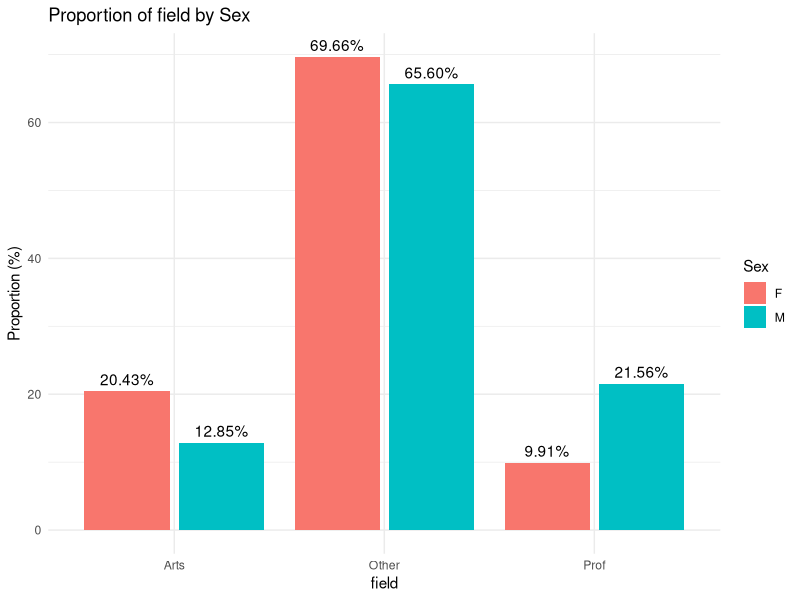
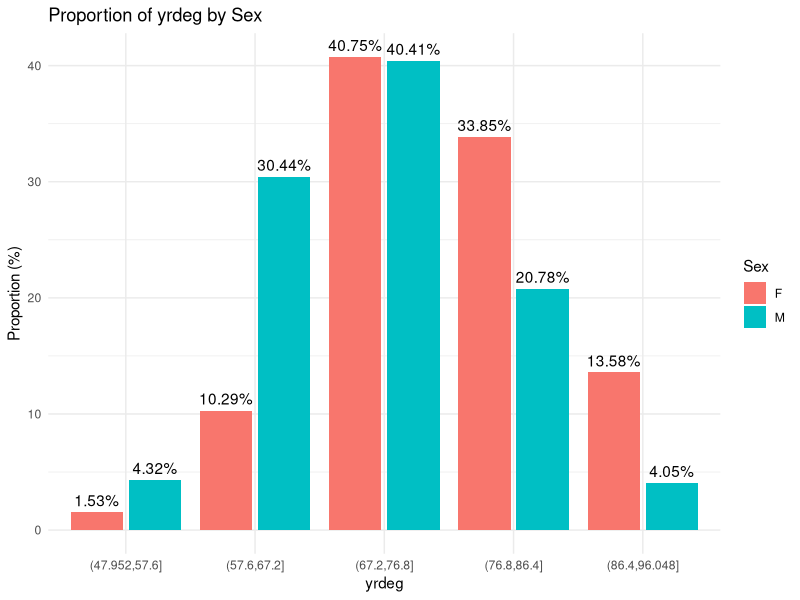
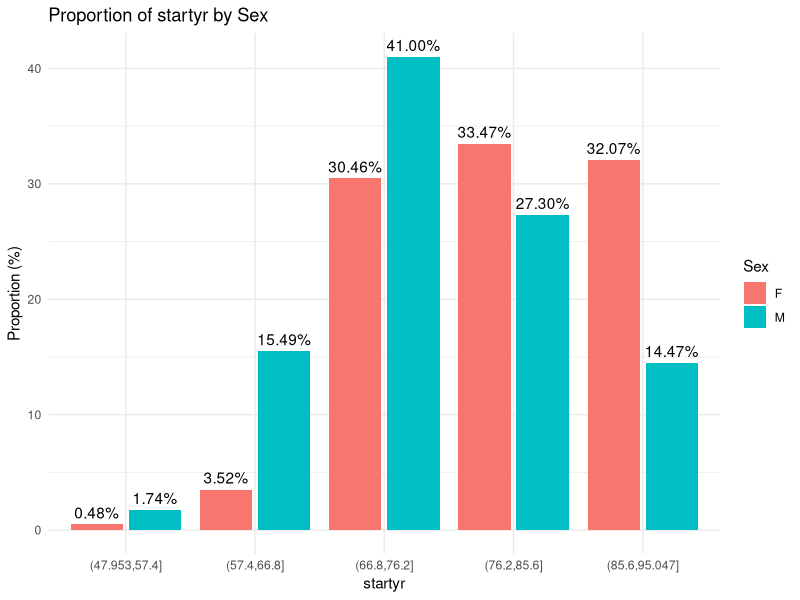
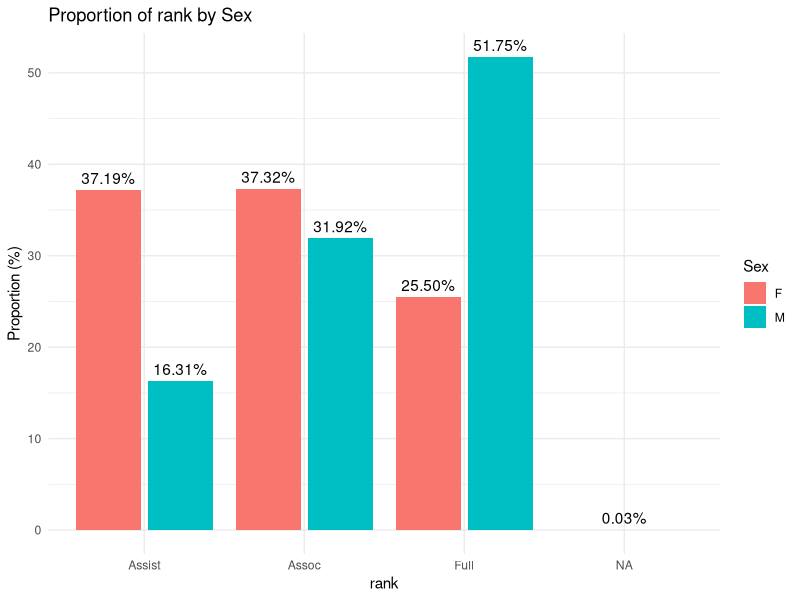
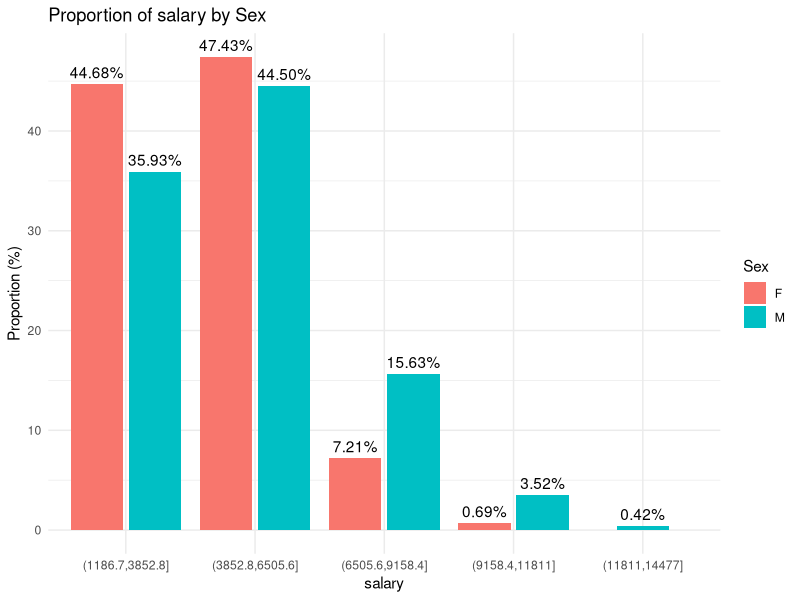
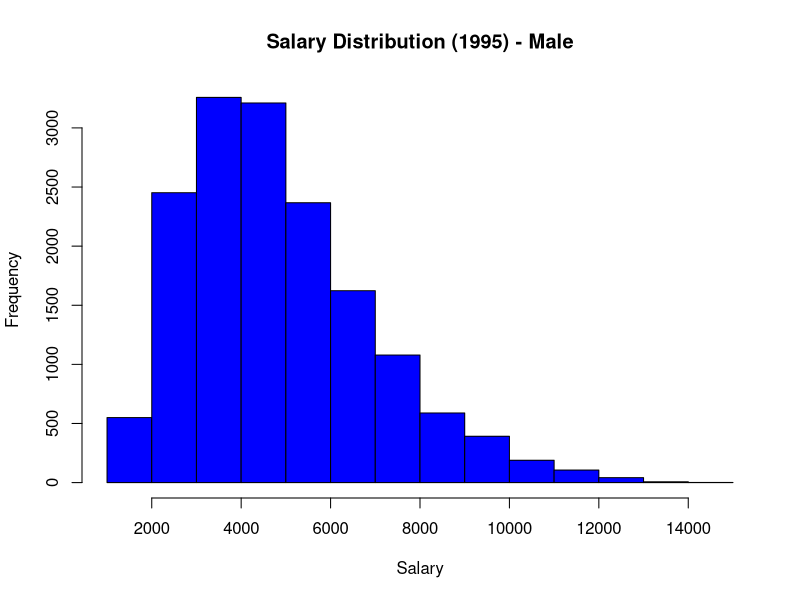
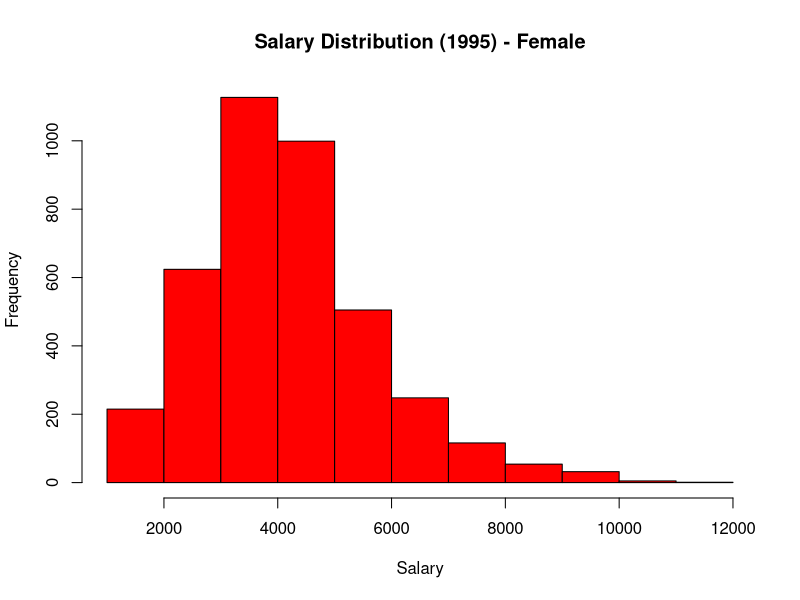

The R script that drew these images, in order:
## ---- chunk 1
df <- read.csv("../salary_csv.txt", header=TRUE, stringsAsFactors=FALSE)
head(df)
## ---- chunk 2
library(ggplot2)
library(dplyr)

# Count total number of M and F in the dataset
total_sex <- df %>% count(sex)

for (stat in c("field", "yrdeg", "startyr", "rank", "salary")) {
  if (stat %in% c("yrdeg", "startyr", "salary")) {

    df <- df %>%
      mutate(binned = cut(!!sym(stat), breaks = 5, dig.lab = 5))
    df %>%
      count(binned, sex) %>%
      left_join(total_sex, by = "sex", suffix = c("", "_total")) %>%
      mutate(prop = n / n_total * 100) %>%
      ggplot(aes(x = binned, y = prop, fill = sex)) +
      geom_bar(stat = "identity", position = position_dodge2(preserve = "single")) +
      geom_text(aes(label = sprintf("%.2f%%", prop)), position = position_dodge2(width = 0.9, preserve = "single"), vjust = -0.5) +
      labs(x = stat, y = "Proportion (%)", fill = "Sex") +
      theme_minimal() +
      ggtitle(paste("Proportion of", stat, "by Sex")) -> p
    print(p)
  } else {

    df %>%
      count(!!sym(stat), sex) %>%
      left_join(total_sex, by = "sex", suffix = c("", "_total")) %>%
      mutate(prop = n / n_total * 100) %>%
      ggplot(aes(x = !!sym(stat), y = prop, fill = sex)) +
      geom_bar(stat = "identity", position = position_dodge2(preserve = "single")) +
      geom_text(aes(label = sprintf("%.2f%%", prop)), position = position_dodge2(width = 0.9, preserve = "single"), vjust = -0.5) +
      labs(x = stat, y = "Proportion (%)", fill = "Sex") +
      theme_minimal() +
      ggtitle(paste("Proportion of", stat, "by Sex")) -> p
    print(p)
  }
}
## ---- chunk 3
salary_male <- df %>% filter(sex == "M") %>% pull(salary)
salary_female <- df %>% filter(sex == "F") %>% pull(salary)
 
hist(salary_male, 
     main="Salary Distribution (1995) - Male", 
     xlab="Salary", 
     col="blue", 
     border="black")
 
hist(salary_female, 
     main="Salary Distribution (1995) - Female", 
     xlab="Salary", 
     col="red", 
     border="black")
